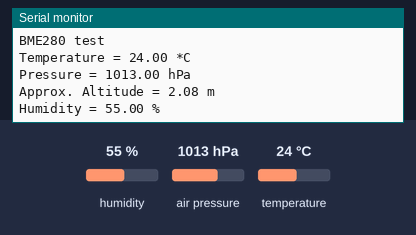
A sketch run on a simulated ESP32. Parts: the last lines printed to the serial monitor. The test bench sets the inputs (shaded band); at power-on: humidity 55 %, air pressure 1013 hPa, temperature 24 °C.

Above: at 1.2 s.
1.3 s: humidity set to 22 %
At 2.6 s:
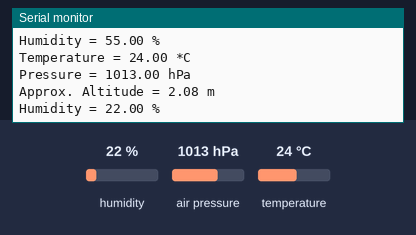
2.8 s: air pressure set to 952 hPa
At 4.2 s:
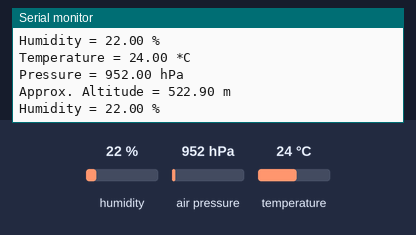

The sketch:

Adafruit_BME280.ino
```cpp
/*********
 Created By Alexandros Panagiotakopoulos
 Based on the work of the official Adafruit BME280 official library example
*********/


//Include all the necesary libraries - Please support the work of the original library authors
#include <Wire.h>
#include <Adafruit_Sensor.h>
#include <Adafruit_BME280.h>
#include <SPI.h>

//In case the Pins do not work on your current model try using the ESP32 SPI Debug at
// https://github.com/AlexandrosPanag/My_ESP32_Projects/tree/main/DEBUG/SPI_DEBUG
#define BME_SCK 18 //BME SCK -> ESP32 PIN 18
#define BME_MISO 19 //BME SD0 -> ESP32 PIN 19
#define BME_MOSI 23 // BME SDI -> ESP32 PIN 23
#define BME_CS 5 //BME CS -> ESP32 PIN 5

#define SEALEVELPRESSURE_HPA (1013.25)


//create the Adafruit BME Object
Adafruit_BME280 bme(BME_CS, BME_MOSI, BME_MISO, BME_SCK); //connect the BME280 Sensor based on the above mentioned pin locations


void setup() {
  Serial.begin(9600); //Intialize Serial Baud Rate to 9600 Bauds/Second
  Serial.println(F("BME280 test"));

  bool status; //check the status of the BME280 sensor

  // default settings
  // (you can also pass in a Wire library object like &Wire2)
  status = bme.begin(0x76);
  if (!status) {
    Serial.println("Could not find a valid BME280 sensor, check wiring!");
    while (1);
  }

  Serial.println();
}


void loop() {
  printValues();
  delay(1000);
}

void printValues() {

  //Print the Temperature
  Serial.print("Temperature = ");
  Serial.print(bme.readTemperature());
  Serial.println(" *C");

  //Print the Pressure Above the Sea Level
  Serial.print("Pressure = ");
  Serial.print(bme.readPressure() / 100.0F);
  Serial.println(" hPa");

  //Print the Approximate Level Sea Level Pressure
  Serial.print("Approx. Altitude = ");
  Serial.print(bme.readAltitude(SEALEVELPRESSURE_HPA));
  Serial.println(" m");

  //Print the Humidity
  Serial.print("Humidity = ");
  Serial.print(bme.readHumidity());
  Serial.println(" %");

  Serial.println();
  delay(1000); //delay approx. 1 second
}
```

Measured:
- after the input at 1.3 s, the serial monitor: prints a new line after 0.76 s (image 1)
- after the input at 2.8 s, the serial monitor: prints a new line after 1.3 s (image 2)
